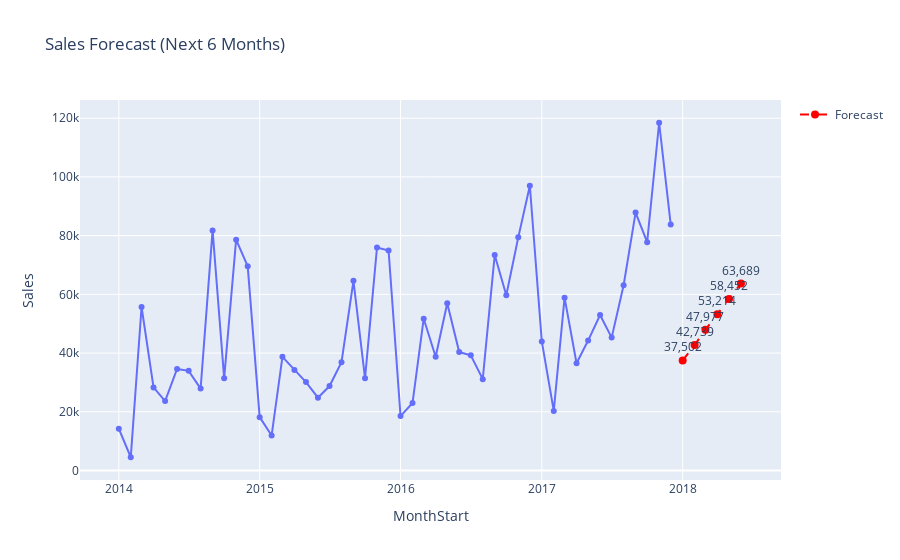

Here is the notebook cell this chart was saved with:
### Code cell
from sklearn.linear_model import LinearRegression
import numpy as np

# Prepare monthly sales data
monthly_sales = df.groupby('MonthStart', as_index=False)['Sales'].sum().sort_values('MonthStart')

# Create time-based features
monthly_sales['Month'] = monthly_sales['MonthStart'].dt.month
monthly_sales['Year'] = monthly_sales['MonthStart'].dt.year
monthly_sales['Month_Index'] = range(len(monthly_sales))  # sequential index

# Features (X) and target (y)
X = monthly_sales[['Month_Index', 'Month', 'Year']]
y = monthly_sales['Sales']

# Train model
model = LinearRegression()
model.fit(X, y)

# Forecast next 6 months
future_months = 6
last_index = monthly_sales['Month_Index'].max()
future_dates = [monthly_sales['MonthStart'].max() + pd.DateOffset(months=i) for i in range(1, future_months+1)]

future_df = pd.DataFrame({
    'Month_Index': range(last_index+1, last_index+future_months+1),
    'Month': [d.month for d in future_dates],
    'Year': [d.year for d in future_dates]
})

predictions = model.predict(future_df)

# Visualization
fig_forecast = px.line(monthly_sales, x='MonthStart', y='Sales', title="Sales Forecast (Next 6 Months)", markers=True)

# Add forecast line & points
fig_forecast.add_scatter(
    x=future_dates, y=predictions,
    mode='lines+markers+text', name='Forecast',
    text=[f"{p:,.0f}" for p in predictions],
    textposition="top center",
    line=dict(color='red', dash='dash'),
    marker=dict(size=8, color='red')
)

fig_forecast.show()

# Print predictions
for date, pred in zip(future_dates, predictions):
    print(f"📅 {date.strftime('%b %Y')}: ${pred:,.2f}")

### Figure 1 — Plotly figure (JSON) as saved in the notebook; plotly's stock layout.template omitted (floating-point values rounded to 4 significant figures)
{"data": [{"hovertemplate": "MonthStart=%{x}<br>Sales=%{y}<extra></extra>", "legendgroup": "", "line": {"color": "#636efa", "dash": "solid"}, "marker": {"symbol": "circle"}, "mode": "lines+markers", "name": "", "orientation": "v", "showlegend": false, "type": "scatter", "x": ["2014-01-01T00:00:00", "2014-02-01T00:00:00", "2014-03-01T00:00:00", "2014-04-01T00:00:00", "2014-05-01T00:00:00", "2014-06-01T00:00:00", "2014-07-01T00:00:00", "2014-08-01T00:00:00", "2014-09-01T00:00:00", "2014-10-01T00:00:00", "2014-11-01T00:00:00", "2014-12-01T00:00:00", "2015-01-01T00:00:00", "2015-02-01T00:00:00", "2015-03-01T00:00:00", "2015-04-01T00:00:00", "2015-05-01T00:00:00", "2015-06-01T00:00:00", "2015-07-01T00:00:00", "2015-08-01T00:00:00", "2015-09-01T00:00:00", "2015-10-01T00:00:00", "2015-11-01T00:00:00", "2015-12-01T00:00:00", "2016-01-01T00:00:00", "2016-02-01T00:00:00", "2016-03-01T00:00:00", "2016-04-01T00:00:00", "2016-05-01T00:00:00", "2016-06-01T00:00:00", "2016-07-01T00:00:00", "2016-08-01T00:00:00", "2016-09-01T00:00:00", "2016-10-01T00:00:00", "2016-11-01T00:00:00", "2016-12-01T00:00:00", "2017-01-01T00:00:00", "2017-02-01T00:00:00", "2017-03-01T00:00:00", "2017-04-01T00:00:00", "2017-05-01T00:00:00", "2017-06-01T00:00:00", "2017-07-01T00:00:00", "2017-08-01T00:00:00", "2017-09-01T00:00:00", "2017-10-01T00:00:00", "2017-11-01T00:00:00", "2017-12-01T00:00:00"], "xaxis": "x", "y": [14240.0, 4520.0, 55690.0, 28300.0, 23650.0, 34600.0, 33950.0, 27910.0, 81780.0, 31450.0, 78630.0, 69550.0, 18170.0, 11950.0, 38730.0, 34200.0, 30130.0, 24800.0, 28770.0, 36900.0, 64600.0, 31400.0, 75970.0, 74920.0, 18540.0, 22980.0, 51720.0, 38750.0, 56990.0, 40340.0, 39260.0, 31120.0, 73410.0, 59690.0, 79410.0, 97000.0, 43970.0, 20300.0, 58870.0, 36520.0, 44260.0, 52980.0, 45260.0, 63120.0, 87870.0, 77780.0, 118400.0, 83830.0], "yaxis": "y"}, {"line": {"color": "red", "dash": "dash"}, "marker": {"color": "red", "size": 8}, "mode": "lines+markers+text", "name": "Forecast", "text": ["37,502", "42,739", "47,977", "53,214", "58,452", "63,689"], "textposition": "top center", "type": "scatter", "x": ["2018-01-01T00:00:00", "2018-02-01T00:00:00", "2018-03-01T00:00:00", "2018-04-01T00:00:00", "2018-05-01T00:00:00", "2018-06-01T00:00:00"], "y": [37500.0, 42740.0, 47980.0, 53210.0, 58450.0, 63690.0]}], "layout": {"legend": {"tracegroupgap": 0}, "title": {"text": "Sales Forecast (Next 6 Months)"}, "xaxis": {"anchor": "y", "domain": [0, 1], "title": {"text": "MonthStart"}}, "yaxis": {"anchor": "x", "domain": [0, 1], "title": {"text": "Sales"}}}}
